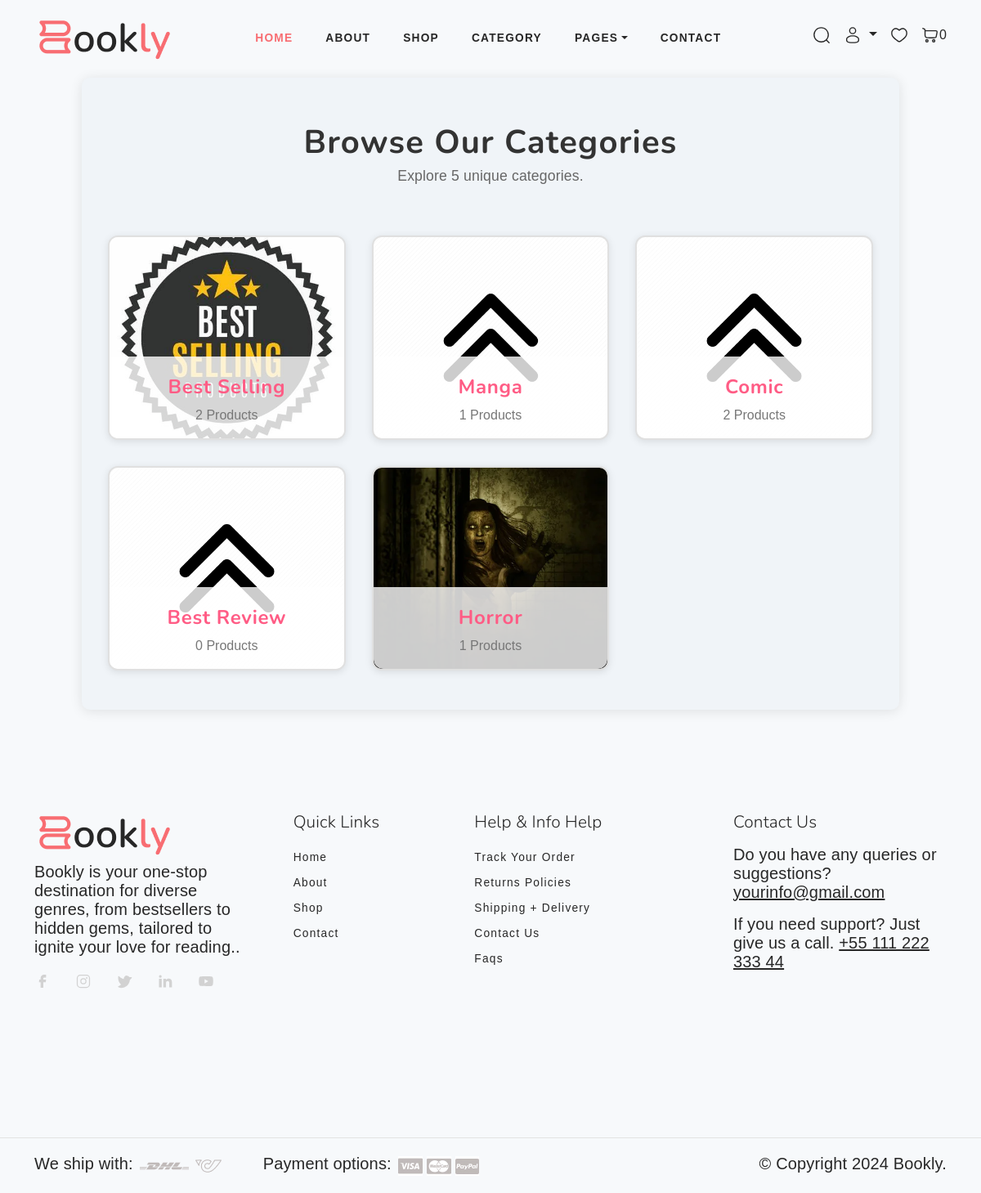
The page /category/ on the database its author committed.
### core/models.py (models this page shows, shortened)
class Category(models.Model):
    cid = ShortUUIDField(unique=True, length=10, max_length=20, prefix="cat", alphabet="abcdefgh12345")
    title = models.CharField(max_length=100)
    image = models.ImageField(upload_to="category")
    class Meta:
        verbose_name_plural = "Categories"

### core/views.py (the view)
# urls.py: path('category/', views.category_list, name='category_list'),
def category_list(request):
    categories = Category.objects.all()  # Fetch all categories
    category_count = categories.count()  # Count the number of categories
    context = {
        'categories': categories,  # Use the correct variable name
        'category_count': category_count,  # Add category count to context
    }
    return render(request, 'core/category.html', context)

### templates/core/category.html (shortened to what this page needs)
{% extends 'base/base.html' %}
{% load static %}
{% block content %}
<div class="category-wrapper">
    <header class="header">
        <h1 class="category-title">Browse Our Categories</h1>
        <p class="category-info">Explore <span class="category-count">{{ category_count }}</span> unique categories.</p>
    </header>
    <div class="category-container">
        {% for category in categories %}
        <a href="{% url 'core:category_product_view' category.cid %}" class="category-link">
            <div class="category-item" style="background-image: url('{{ category.image.url }}');"></div>
            <div class="category-overlay">
                <h3 class="category-name">{{ category.title }}</h3>
                <span class="category-product-count">{{ category.category.count }} Products</span>
            </div>
        </a>
        {% empty %}
        <p class="empty-state">No categories available at the moment.</p>
        {% endfor %}
    </div>
</div>
{% endblock %}

### static/css/style.css (style rules this page uses)
:root { --accent-color: #717171; --white-color: #fff; --black-color: #272727; --gray-color: #F3F3F3; --gray-color-200: #E3E3E3; --gray-color-300: #E0E0E0; --gray-color-500: #D0D0D0; --gray-color-800: #3A3A3A; --light-gray-color: #D2D2D2; --primary-color: #F86D72; --bs-body-color: #272727; --bs-secondary-color: #FFE8F0; --bs-secondary-rgb: 255, 232, 240; --bs-primary-rgb: 248,109,114; --bs-border-color: #E3E3E3; --bs-dropdown-link-active-bg: #F5F5F5; --light-color: #F8F8F8; --light-blue-color: #EDF1F3; --navbar-color-color: #131814; --swiper-theme-color: #4A4A4A; --swiper-pagination-color: #4A4A4A; --bs-box-shadow: 0 0.2rem 0.6rem rgba(0, 0, 0, 0.08); --bs-btn-font-size: 1rem; }
:root { --body-font : "Nunito", sans-serif; --heading-font : "Nunito", sans-serif; }
*, *::before, *::after { -webkit-box-sizing: border-box; -moz-box-sizing: border-box; box-sizing: border-box; }
html { box-sizing: border-box; }
body { font-family: var(--body-font); font-size: 18px; font-weight: 300; margin: 0; }
p { color: var(--black-color); letter-spacing: 0.01rem; line-height: normal; }
a { color: var(--black-color); text-decoration: none; transition: 0.3s color ease-out; }
h1, h2, h3, h4, h5, h6 { font-family: var(--heading-font); text-transform: capitalize; letter-spacing: 0.03em; font-weight: 600; line-height: 115%; }
h1 { font-size: 3.9rem; }
h3 { font-size: 2.1rem; }

### static/core/product-list.css (style rules this page uses)
p { font-size: 20px; font-weight: bolder; }

### static/core/category.css (style rules this page uses)
body { background-color: #f7f9fb; font-family: Arial, sans-serif; }
.category-wrapper { padding: 40px 20px; max-width: 1000px; margin: 0 auto; background: #ffffff; border-radius: 10px; box-shadow: 0 8px 20px rgba(0, 0, 0, 0.15); animation: fadeIn 0.5s ease-in; }
.category-title { text-align: center; font-size: 2.5em; margin-bottom: 20px; color: #333; }
.category-info { text-align: center; font-size: 1.2em; margin-bottom: 30px; color: #555; }
.category-container { display: grid; grid-template-columns: repeat(auto-fill, minmax(250px, 1fr)); gap: 20px; }
.category-item { height: 150px; border-radius: 8px; overflow: hidden; transition: transform 0.3s, box-shadow 0.3s; box-shadow: 0 4px 10px rgba(0, 0, 0, 0.1); }
.category-name { font-size: 1.5em; margin-bottom: 10px; color: inherit; }
.category-name { font-size: 1.5em; margin-bottom: 10px; color: #ff5c85; }
.category-count { font-size: 1em; color: #666; }

### templates/core/category.html (style rules this page uses)
.category-wrapper { padding: 3rem 1rem; display: flex; flex-direction: column; align-items: center; background-color: #f0f4f8; border-radius: 10px; box-shadow: 0px 2px 15px rgba(0, 0, 0, 0.1); }
.header { text-align: center; margin-bottom: 2rem; }
.category-title { font-size: 2.5rem; color: #333; margin: 0.5rem 0; font-weight: 700; }
.category-info { font-size: 1.1rem; color: #666; }
.category-container { display: grid; grid-template-columns: repeat(auto-fill, minmax(250px, 1fr)); gap: 2rem; width: 100%; max-width: 1200px; padding: 0 1rem; }
.category-link { text-decoration: none; border-radius: 12px; overflow: hidden; transition: transform 0.2s ease; border: 2px solid #e0e0e0; background-color: #fff; position: relative; box-shadow: 0px 2px 10px rgba(0, 0, 0, 0.1); height: 250px; }
.category-item { height: 100%; background-size: cover; background-position: center; }
.category-overlay { position: absolute; bottom: 0; width: 100%; padding: 1rem; background: rgba(255, 255, 255, 0.8); color: #333; display: flex; flex-direction: column; align-items: center; text-align: center; border-radius: 0 0 12px 12px; }
.category-name { font-size: 1.5rem; font-weight: bold; margin: 0.5rem 0; }
.category-product-count { font-size: 1rem; color: #777; }

### rows shown on the page
Category: image (picture), title "Best Selling", category.count "2"
Category: image (picture), title "Manga", category.count "1"
Category: image (picture), title "Comic", category.count "2"
Category: image (picture), title "Best Review", category.count "0"
Category: image (picture), title "Horror", category.count "1"

### other values the page prints
{{ request.session.cart_data_obj|length }} "0"
{{ category_count }} "5"
